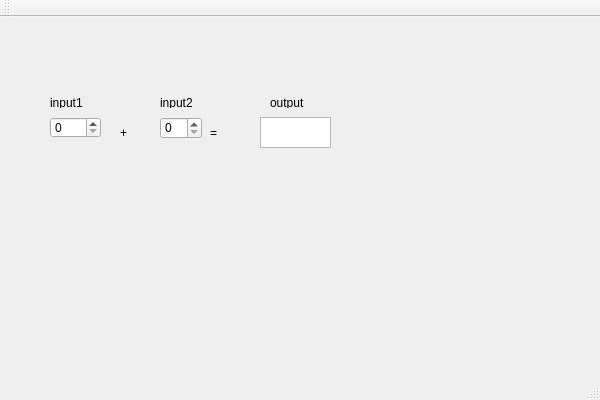
<?xml version="1.0" encoding="UTF-8"?>
<ui version="4.0">
 <class>test1Class</class>
 <widget class="QMainWindow" name="test1Class">
  <property name="geometry">
   <rect>
    <x>0</x>
    <y>0</y>
    <width>600</width>
    <height>400</height>
   </rect>
  </property>
  <property name="windowTitle">
   <string>test1</string>
  </property>
  <widget class="QWidget" name="centralWidget">
   <widget class="QSpinBox" name="add1">
    <property name="geometry">
     <rect>
      <x>50</x>
      <y>100</y>
      <width>51</width>
      <height>21</height>
     </rect>
    </property>
   </widget>
   <widget class="QSpinBox" name="add2">
    <property name="geometry">
     <rect>
      <x>160</x>
      <y>100</y>
      <width>42</width>
      <height>22</height>
     </rect>
    </property>
   </widget>
   <widget class="QTextBrowser" name="result">
    <property name="geometry">
     <rect>
      <x>260</x>
      <y>100</y>
      <width>71</width>
      <height>31</height>
     </rect>
    </property>
   </widget>
   <widget class="QLabel" name="label">
    <property name="geometry">
     <rect>
      <x>50</x>
      <y>80</y>
      <width>54</width>
      <height>11</height>
     </rect>
    </property>
    <property name="text">
     <string>input1</string>
    </property>
   </widget>
   <widget class="QLabel" name="label_2">
    <property name="geometry">
     <rect>
      <x>120</x>
      <y>110</y>
      <width>54</width>
      <height>11</height>
     </rect>
    </property>
    <property name="text">
     <string>+</string>
    </property>
   </widget>
   <widget class="QLabel" name="label_3">
    <property name="geometry">
     <rect>
      <x>210</x>
      <y>90</y>
      <width>54</width>
      <height>51</height>
     </rect>
    </property>
    <property name="text">
     <string>=</string>
    </property>
   </widget>
   <widget class="QLabel" name="label_4">
    <property name="geometry">
     <rect>
      <x>270</x>
      <y>80</y>
      <width>54</width>
      <height>11</height>
     </rect>
    </property>
    <property name="text">
     <string>output</string>
    </property>
   </widget>
   <widget class="QLabel" name="label_5">
    <property name="geometry">
     <rect>
      <x>160</x>
      <y>80</y>
      <width>54</width>
      <height>11</height>
     </rect>
    </property>
    <property name="text">
     <string>input2</string>
    </property>
   </widget>
  </widget>
  <widget class="QMenuBar" name="menuBar">
   <property name="geometry">
    <rect>
     <x>0</x>
     <y>0</y>
     <width>600</width>
     <height>23</height>
    </rect>
   </property>
  </widget>
  <widget class="QToolBar" name="mainToolBar">
   <attribute name="toolBarArea">
    <enum>TopToolBarArea</enum>
   </attribute>
   <attribute name="toolBarBreak">
    <bool>false</bool>
   </attribute>
  </widget>
  <widget class="QStatusBar" name="statusBar"/>
 </widget>
 <layoutdefault spacing="6" margin="11"/>
 <resources>
  <include location="test1.qrc"/>
 </resources>
 <connections>
  <connection>
   <sender>add1</sender>
   <signal>valueChanged(int)</signal>
   <receiver>test1Class</receiver>
   <slot>add1_valueChanged(int)</slot>
   <hints>
    <hint type="sourcelabel">
     <x>73</x>
     <y>141</y>
    </hint>
    <hint type="destinationlabel">
     <x>46</x>
     <y>218</y>
    </hint>
   </hints>
  </connection>
  <connection>
   <sender>add2</sender>
   <signal>valueChanged(int)</signal>
   <receiver>test1Class</receiver>
   <slot>add2_valueChanged(int)</slot>
   <hints>
    <hint type="sourcelabel">
     <x>171</x>
     <y>144</y>
    </hint>
    <hint type="destinationlabel">
     <x>156</x>
     <y>204</y>
    </hint>
   </hints>
  </connection>
 </connections>
 <slots>
  <slot>add1_valueChanged(int)</slot>
  <slot>add2_valueChanged(int)</slot>
 </slots>
</ui>
